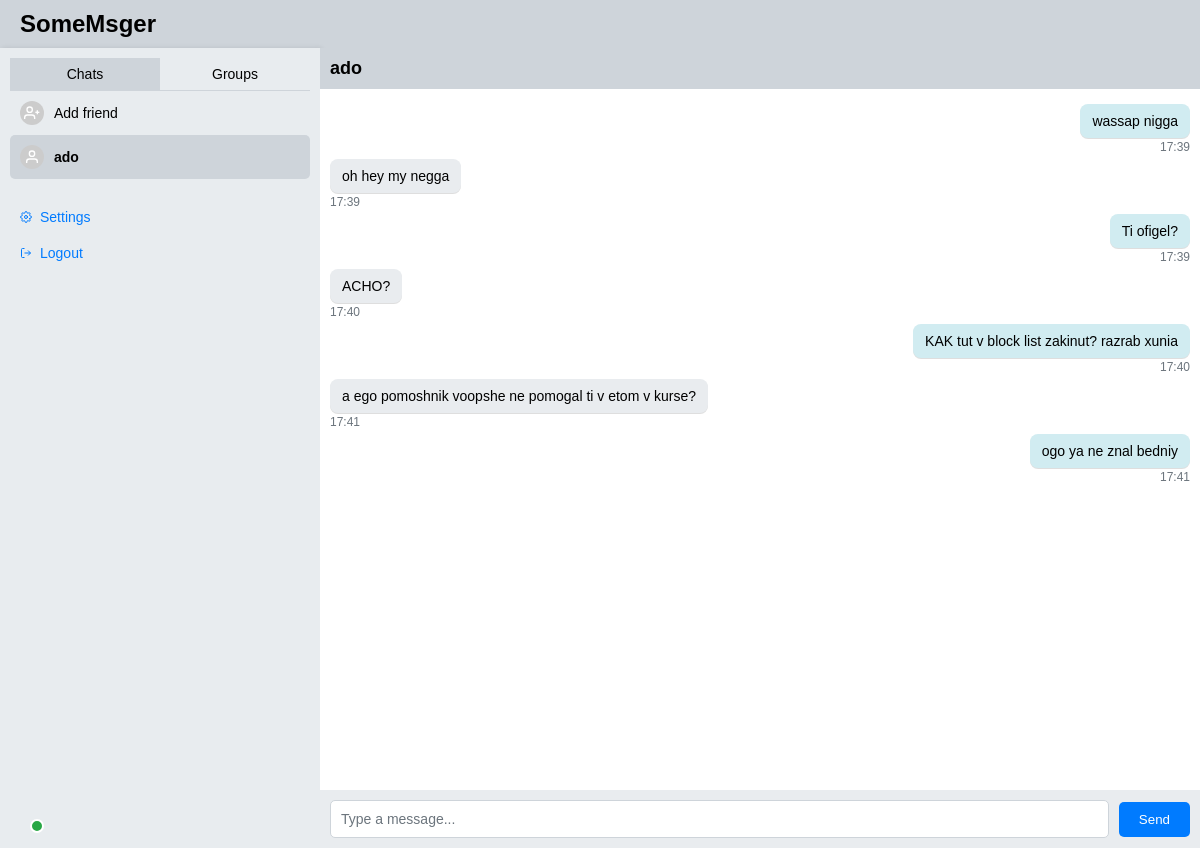
Before: /chats/ado (signed in) with the older database file.
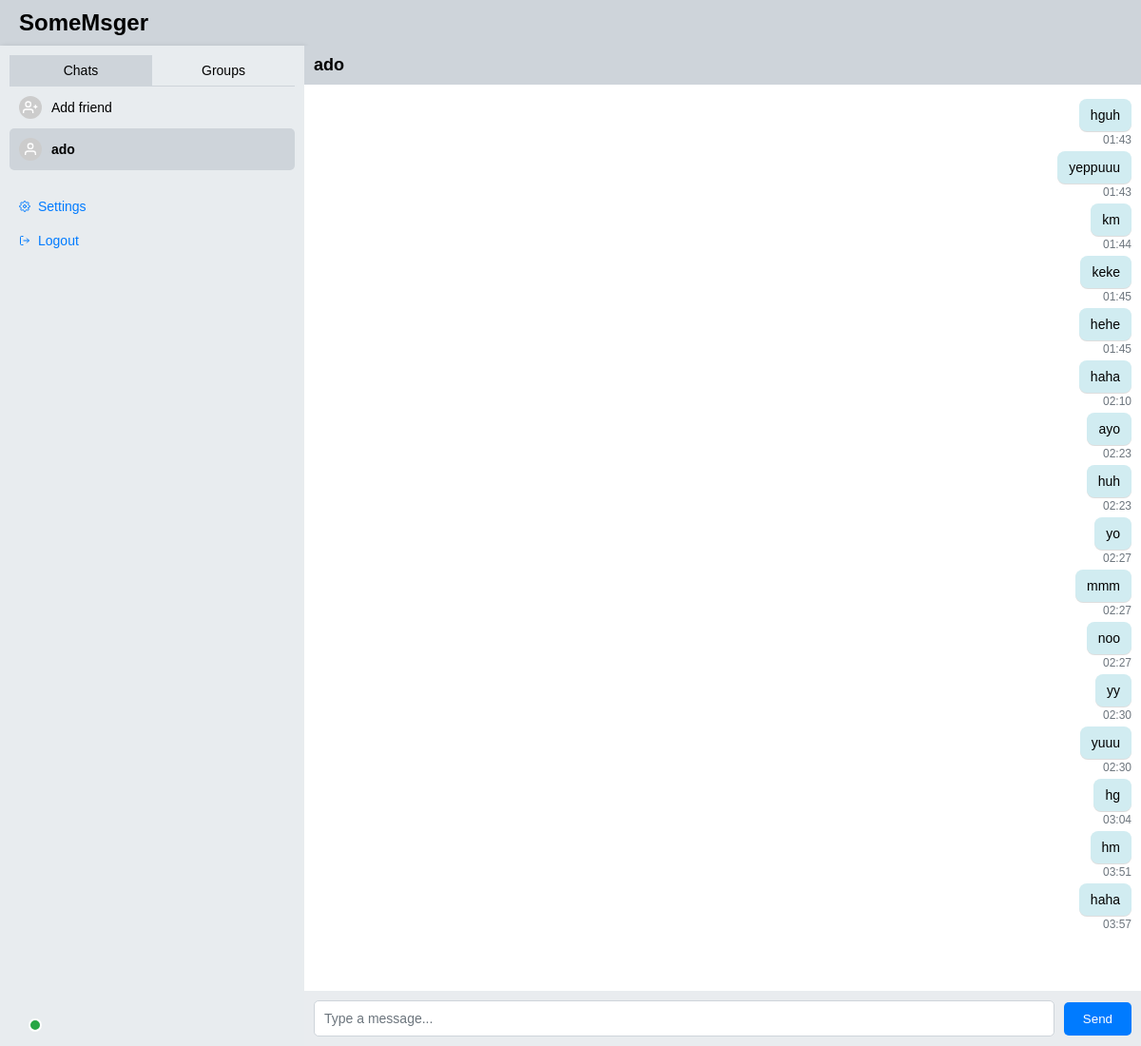
After: the same page with the newer database file.
### tables this page shows
CREATE TABLE users (
        id INTEGER PRIMARY KEY AUTOINCREMENT,
        email TEXT UNIQUE NOT NULL,
        username TEXT UNIQUE NOT NULL,
        password TEXT NOT NULL,
        name TEXT,
        surname TEXT,
        age INTEGER,
        interests TEXT
    );

CREATE TABLE messages (
        id INTEGER PRIMARY KEY AUTOINCREMENT,
        sender_id INTEGER,
        receiver_id INTEGER,
        content TEXT,
        timestamp TEXT,
        is_group BOOLEAN,
        group_id INTEGER,
        FOREIGN KEY(sender_id) REFERENCES users(id),
        FOREIGN KEY(receiver_id) REFERENCES users(id),
        FOREIGN KEY(group_id) REFERENCES groups(id)
    );

### app.py (the view)
@app.route('/chats/<username>')
def chat_user(username):
    if 'user_id' not in session:
        return redirect(url_for('login'))
    conn = sqlite3.connect('database.db')
    c = conn.cursor()
    c.execute("SELECT id FROM users WHERE username = ?", (username,))
    friend = c.fetchone()
    if not friend:
        conn.close()
        return redirect(url_for('chats'))
    c.execute("SELECT m.*, u.username FROM messages m JOIN users u ON m.sender_id = u.id WHERE ((m.sender_id = ? AND m.receiver_id = ?) OR (m.sender_id = ? AND m.receiver_id = ?)) AND m.is_group = 0",
              (session['user_id'], friend[0], friend[0], session['user_id']))
    messages = c.fetchall()
    c.execute("SELECT friend_id FROM friends WHERE user_id = ? AND status = 'accepted'", (session['user_id'],))
    friends = c.fetchall()
    friend_list = []
    for friend in friends:
        c.execute("SELECT username FROM users WHERE id = ?", (friend[0],))
        friend_list.append(c.fetchone()[0])
    c.execute("SELECT g.id, g.name FROM groups g JOIN group_members gm ON g.id = gm.group_id WHERE gm.user_id = ?", (session['user_id'],))
    groups = c.fetchall()
    conn.close()
    return render_template('chat_user.html', username=username, messages=messages, friends=friend_list, groups=groups, session=session)

### templates/chat_user.html (shortened to what this page needs)
<!DOCTYPE html>
<html lang="en">
<head>
    <link rel="stylesheet" href="/static/styles.css">
</head>
<body class="chats">
    <header>
        <div class="logo">SomeMsger</div>
    </header>
    <div class="app-container">
        <div class="sidebar">
            <div class="tabs">
                <a href="/chats" class="tab active">Chats</a>
                <a href="/groups" class="tab">Groups</a>
            </div>
            <div class="chat-list">
                <a href="/search" class="chat-item">
                    <div class="avatar">
                        <svg viewBox="0 0 24 24" fill="none" stroke="currentColor" stroke-width="2">
                            <path d="M16 21v-2a4 4 0 0 0-4-4H5a4 4 0 0 0-4 4v2"/>
                            <circle cx="8.5" cy="7" r="4"/>
                            <line x1="20" y1="8" x2="20" y2="14"/>
                            <line x1="23" y1="11" x2="17" y2="11"/>
                        </svg>
                    </div>
                    <div class="chat-info">
                        <span class="chat-name">Add friend</span>
                    </div>
                </a>
                {% for friend in friends %}
                    <a href="/chats/{{ friend }}" class="chat-item {{ 'active' if friend == username }}">
                        <div class="avatar">
                            <svg viewBox="0 0 24 24" fill="none" stroke="currentColor" stroke-width="2">
                                <path d="M20 21v-2a4 4 0 0 0-4-4H8a4 4 0 0 0-4 4v2"/>
                                <circle cx="12" cy="7" r="4"/>
                            </svg>
                        </div>
                        <div class="chat-info">
                            <span class="chat-name">{{ friend }}</span>
                        </div>
                        {% if friend == username %}
                            <span class="online-dot"></span>
                        {% endif %}
                    </a>
                {% endfor %}
            </div>
            <a href="/settings/profile" class="sidebar-link">
                Settings
            </a>
            <a href="/logout" class="sidebar-link">
                <svg viewBox="0 0 24 24" fill="none" stroke="currentColor" stroke-width="2">
                    <path d="M9 21H5a2 2 0 0 1-2-2V5a2 2 0 0 1 2-2h4M16 17l5-5-5-5M21 12H9"/>
                </svg>
                Logout
            </a>
        </div>
        <div class="chat-container">
            <header class="chat-header">
                <h2>{{ username }}</h2>
            </header>
            <div class="messages" id="messages">
                {% for message in messages %}
                    <div class="message {{ 'sent' if message[1] == session.user_id else 'received' }}">
                        <div class="bubble">
                            <span class="content">{{ message[3] }}</span>
                        </div>
                        <span class="timestamp">{{ message[4] }}</span>
                    </div>
                {% endfor %}
            </div>
            <form class="message-form" onsubmit="sendMessage(event, '{{ username }}', false)">
                <input type="text" id="message-input" placeholder="Type a message..." autocomplete="off">
                <button type="submit">Send</button>
            </form>
        </div>
    </div>
</body>
</html>

### static/styles.css (style rules this page uses)
body { margin: 0; font-family: Arial, sans-serif; background-color: #fff; }
.app-container { display: flex; height: 100vh; }
.sidebar { width: 300px; background-color: #e8ecef; box-shadow: 2px 0 5px rgba(0, 0, 0, 0.1); overflow-y: auto; padding: 10px; }
.chat-list { margin-bottom: 20px; }
.chat-item { display: flex; align-items: center; padding: 10px; text-decoration: none; color: #000; border-radius: 5px; }
.chat-item.active { background-color: #ced4da; font-weight: bold; }
.chat-info { display: flex; flex-direction: row; align-items: center; }
.chat-name { font-size: 14px; }
.sidebar-link { display: flex; align-items: center; padding: 10px; text-decoration: none; color: #007bff; font-size: 14px; }
.sidebar-link svg { width: 12px; height: 12px; margin-right: 8px; }
.chat-container { flex: 1; display: flex; flex-direction: column; height: 100vh; }
.chat-header { position: sticky; top: 0; background-color: #ced4da; color: #000; padding: 10px; z-index: 1000; }
.chat-header h2 { margin: 0; font-size: 18px; }
.messages { flex: 1; overflow-y: auto; padding: 10px; background-color: #fff; }
.message { display: flex; flex-direction: column; margin: 5px 0; }
.message.sent { align-items: flex-end; }
.bubble { max-width: 70%; padding: 8px 12px; border-radius: 8px; background-color: #e9ecef; box-shadow: 0 1px 0.5px rgba(0, 0, 0, 0.13); }
.message.sent .bubble { background-color: #d1ecf1; }
.content { font-size: 14px; color: #000; }
.timestamp { font-size: 12px; color: #6c757d; margin-top: 2px; }
.message-form { position: sticky; bottom: 0; background-color: #e9ecef; padding: 10px; display: flex; align-items: center; z-index: 1000; }
.message-form input { flex: 1; padding: 10px; border: 1px solid #ced4da; border-radius: 5px; background-color: #fff; margin-right: 10px; font-size: 14px; color: #000; }
.message-form input::placeholder { color: #6c757d; }
.message-form button { padding: 10px 20px; background-color: #007bff; color: #fff; border: none; border-radius: 5px; cursor: pointer; }
header { background-color: #ced4da; color: #000; padding: 10px 20px; display: flex; align-items: center; }
.logo { font-size: 24px; font-weight: bold; margin-right: 20px; }
a { color: #007bff; text-decoration: none; }
body.chats { margin: 0; }
body.chats .sidebar { width: 300px; background-color: #e8ecef; padding: 10px; box-shadow: 2px 0 5px rgba(0, 0, 0, 0.1); }
.tabs { display: flex; border-bottom: 1px solid #ced4da; }
.tab { flex: 1; padding: 8px; text-align: center; font-size: 14px; color: #000; text-decoration: none; background-color: transparent; }
.tab.active { background-color: #ced4da; }
.avatar { width: 24px; height: 24px; background-color: #ccc; border-radius: 50%; margin-right: 10px; display: flex; align-items: center; justify-content: center; }
.avatar svg { width: 16px; height: 16px; color: #fff; }
.online-dot { position: absolute; left: 30px; bottom: 15px; width: 10px; height: 10px; background-color: #28a745; border-radius: 50%; border: 2px solid #fff; }

Changed rows visible on the page:
no longer on this page (row edited): messages: content "wassap nigga", timestamp "17:39"
no longer on this page (row edited): messages: content "oh hey my negga", timestamp "17:39"
no longer on this page (row edited): messages: content "Ti ofigel?", timestamp "17:39"
no longer on this page (row edited): messages: content "ACHO?", timestamp "17:40"
changed messages: content "KAK tut v block list zakinut? razrab xunia" → "hguh"; timestamp "17:40" → "01:43"
changed messages: content "a ego pomoshnik voopshe ne pomogal ti v etom v kurse?" → "yeppuuu"; timestamp "17:41" → "01:43"
changed messages (number 3 of 16 on the later page): content "ogo ya ne znal bedniy" → "km"; timestamp "17:41" → "01:44"
added messages: content "keke", timestamp "01:45"
added messages: content "hehe", timestamp "01:45"
added messages: content "haha", timestamp "02:10"
added messages: content "ayo", timestamp "02:23"
added messages: content "huh", timestamp "02:23"
added messages: content "yo", timestamp "02:27"
added messages: content "mmm", timestamp "02:27"
added messages: content "noo", timestamp "02:27"
added messages: content "yy", timestamp "02:30"
added messages: content "yuuu", timestamp "02:30"
added messages: content "hg", timestamp "03:04"
added messages: content "hm", timestamp "03:51"
added messages: content "haha", timestamp "03:57"
